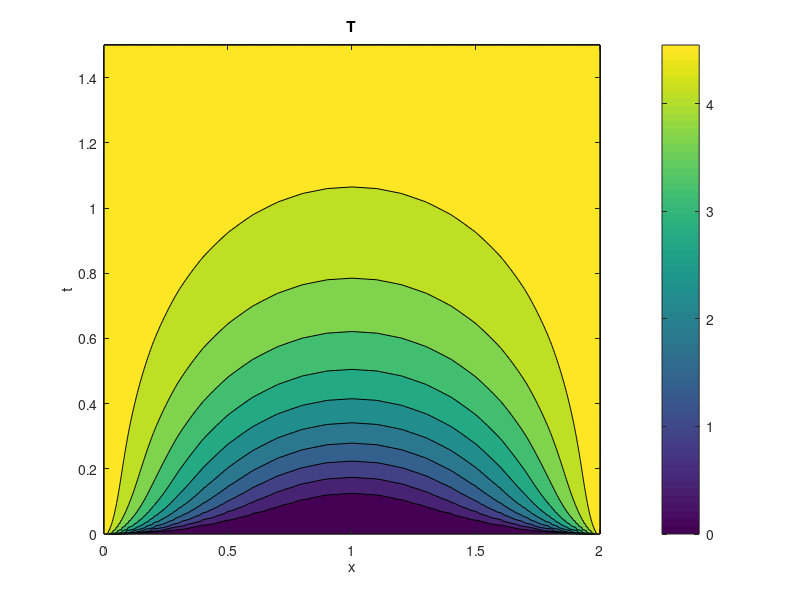

Write MATLAB code to recreate this figure.
%example m-file.
%finite differencing method for the 1D heat equation.
%explict euler's.
%solving dT/dt=d^2T/dx^2.
%compare this with heat1D_fdm_explicitb.m. 
%see what happens if C is changed to 0.505.
%martin king, 30 Aug 2008.

clear all, close all;

%defining the spatial domain
xmin=0; xmax=2; dx=0.1; x=xmin:dx:xmax; nx=length(x);

%where C=dt/dx^2
C=0.49; dt=C*dx.^2;

Thot=5.0; Tcold=5.0;  %boundary values
%grid point indices for hot and cold ends:
hotend=find(x==xmin); coldend=find(x==xmax);

T=zeros(1,nx); T(hotend)=Thot; T(coldend)=Tcold; Tnew=T;  %initial T; and applying b.c. too
tlast=1.5;  %final time
ntsteps=ceil(tlast/dt);  %number of timesteps
dt=tlast/ntsteps;  %re-correct dt
C=dt./dx.^2;  %re-correct C

for istep=1:ntsteps  %time stepping
    Tstore(istep,:)=T;  %storing T to Tstore
    for ix=2:nx-1  %updating in x
      Tnew(ix)=T(ix)+C*(T(ix-1)-2.*T(ix)+T(ix+1));  %timestepping in explicit euler's      
    end
%begin: the following two lines will do the same job as the for loop above 
%    Tnew=T+dt*4.*del2(T,dx);
%    Tnew(hotend)=Thot; Tnew(coldend)=Tcold;
%end
    T=Tnew;  %updating T   
end
Tstore(ntsteps+1,:)=T;  %T at tlast

%for plotting
t=[0:dt:tlast];
[xx,tt]=meshgrid(x,t);
contourf(xx,tt,Tstore),colorbar;
xlabel('x'),ylabel('t');
title('T')